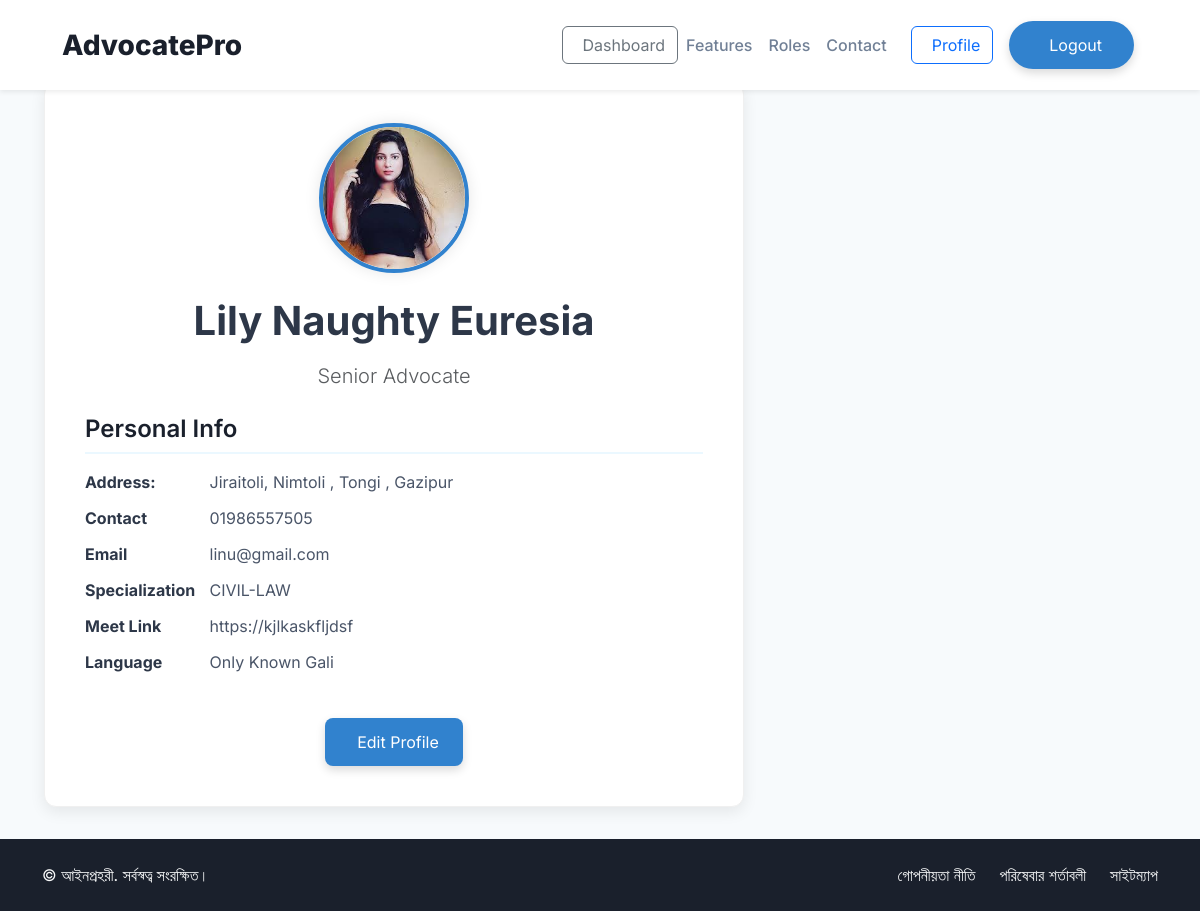
Screenshot of /advocate/advocate_profile.php (signed in) with the database file from the repository.
### tables this page shows
CREATE TABLE `profile` (
  `user_id` int NOT NULL,
  `name` varchar(255) NOT NULL,
  `post` varchar(255) NOT NULL,
  `address` varchar(500) NOT NULL,
  `contact` varchar(255) NOT NULL,
  `email` varchar(255) NOT NULL,
  `meet_link` varchar(255) NOT NULL,
  `img_name` varchar(1000) NOT NULL,
  `specialization` varchar(255) NOT NULL,
  `language` varchar(100) NOT NULL,
  `fees` int NOT NULL
);

### advocate/advocate_profile.php (the view, shortened to what this page needs)
<!DOCTYPE html>
<html lang="en">
<head>
    <link href="https://cdn.jsdelivr.net/npm/bootstrap@5.3.3/dist/css/bootstrap.min.css" rel="stylesheet">
</head>
<body>
<?php include 'digging/navbar.php'; ?>
    <section class="profile-container">
        <div class="container" style="margin-top: 50px;">
            <?php
            include '../configuration/config.php';
            $sql = "SELECT * FROM profile WHERE user_id = {$_SESSION['id']}";
            $result = mysqli_query($conn, $sql);
            if (mysqli_num_rows($result) > 0) {
                while ($row = mysqli_fetch_assoc($result)) {
            ?>
            <div class="profile-card">
                <img src="../uploads/profile/<?php echo $row['img_name']; ?>" alt="Profile Photo" class="profile-photo">
                <h2 class="display-6 fw-bold mb-3" id="profile-name">
                    <?php echo $row['name']; ?>
                </h2>
                <p class="lead text-muted" id="profile-designation"><?php echo $row['post']; ?></p>
                <div class="profile-info">
                    <h4 id="personal-info-heading">Personal Info</h4>
                    <p><strong id="label-address">Address:</strong> <span id="profile-address"><?php echo $row['address'];?></span></p>
                    <p><strong id="label-contact">Contact</strong> <span id="profile-contact"><?php echo $row['contact'];?></span></p>
                    <p><strong id="label-email">Email</strong> <span id="profile-email"><?php echo $row['email'];?></span></p>
                    <p><strong id="label-email">Specialization</strong> <span id="profile-email"><?php echo strtoupper($row['specialization']) ;?></span></p>
                    <p><strong id="label-email">Meet Link</strong> <span id="profile-email"><?php echo $row['meet_link'];?></span></p>
                    <p><strong id="label-email">Language</strong> <span id="profile-email"><?php echo $row['language'];?></span></p>
                </div>
                <button class="btn btn-edit-profile" id="edit-profile-button">
                    <i data-lucide="edit" class="me-2"></i> <span id="edit-profile-text" data-bs-toggle="modal" data-bs-target="#updateModal">Edit Profile</span>
                </button>
            </div>
            <?php }
            }else{
                echo '<strong style="color: green;">Create Your Profile First</strong><br>';
                echo '<button class="btn btn-edit-profile" id="edit-profile-button">
                    <i data-lucide="edit" class="me-2"></i> <span id="edit-profile-text" data-bs-toggle="modal" data-bs-target="#profileModal">Create Profile</span>
                </button>';
            }
            ?>
        </div>
    </section>
    <footer class="bg-gray-900-custom text-light py-4">
        <div class="container text-center text-md-start d-md-flex justify-content-between align-items-center">
            <div class="mb-3 mb-md-0">
                <p class="mb-0" id="footer-copyright">&copy; <span id="current-year"></span> আইনপ্রহরী. সর্বস্বত্ব সংরক্ষিত।</p>
            </div>
            <div class="d-flex justify-content-center gap-4">
                <a href="#" class="text-light text-decoration-none hover-white" id="footer-privacy">গোপনীয়তা নীতি</a>
                <a href="#" class="text-light text-decoration-none hover-white" id="footer-terms">পরিষেবার শর্তাবলী</a>
                <a href="#" class="text-light text-decoration-none hover-white" id="footer-sitemap">সাইটম্যাপ</a>
            </div>
        </div>
    </footer>
</body>
</html>

### advocate/advocate_profile.php (style rules this page uses)
:root { --primary-blue: #1a202c; --secondary-blue: #2c5282; --accent-blue: #3182ce; --light-blue: #ebf8ff; --lighter-blue: #e0f2fe; --text-dark: #2d3748; --text-medium: #4a5568; --text-light: #718096; --bg-light: #f7fafc; --bg-white: #ffffff; --bg-dark: #1a202c; }
body { font-family: 'Inter', sans-serif; background-color: var(--bg-light); color: var(--text-dark); overflow-x: hidden; display: flex; flex-direction: column; min-height: 100vh; }
.profile-container { padding: 2rem ; background-color: var(--bg-light); flex-grow: 1; display: flex; align-items: center; justify-content: center; }
.profile-card { background-color: var(--bg-white); padding: 2.5rem; border-radius: 0.75rem; box-shadow: 0 5px 15px rgba(0, 0, 0, 0.08); border: 1px solid #f0f0f0; width: 100%; max-width: 700px; text-align: center; }
.profile-photo { width: 150px; height: 150px; border-radius: 50%; object-fit: cover; border: 4px solid var(--accent-blue); margin-bottom: 1.5rem; box-shadow: 0 0 15px rgba(0, 0, 0, 0.1); }
.profile-info { text-align: left; margin-top: 1.5rem; }
.profile-info h4 { color: var(--primary-blue); font-weight: 600; margin-bottom: 1rem; border-bottom: 2px solid var(--light-blue); padding-bottom: 0.5rem; }
.profile-info p { margin-bottom: 0.75rem; font-size: 1rem; color: var(--text-medium); }
.profile-info p strong { color: var(--text-dark); display: inline-block; min-width: 120px; }
.btn-edit-profile { background-color: var(--accent-blue); color: white; border: none; padding: 0.75rem 1.5rem; border-radius: 0.5rem; box-shadow: 0 4px 10px rgba(0, 0, 0, 0.15); transition: all 0.3s ease; margin-top: 2rem; }
footer a { transition: color 0.3s ease; }
.bg-gray-900-custom { background-color: var(--bg-dark); }

### rows the page displays
profile: img_name (picture), name "Lily Naughty Euresia", post "Senior Advocate", address "Jiraitoli, Nimtoli , Tongi , Gazipur", contact "01986557505", email "linu@gmail.com", specialization "CIVIL-LAW", meet_link "https://kjlkaskfljdsf", language "Only Known Gali"
